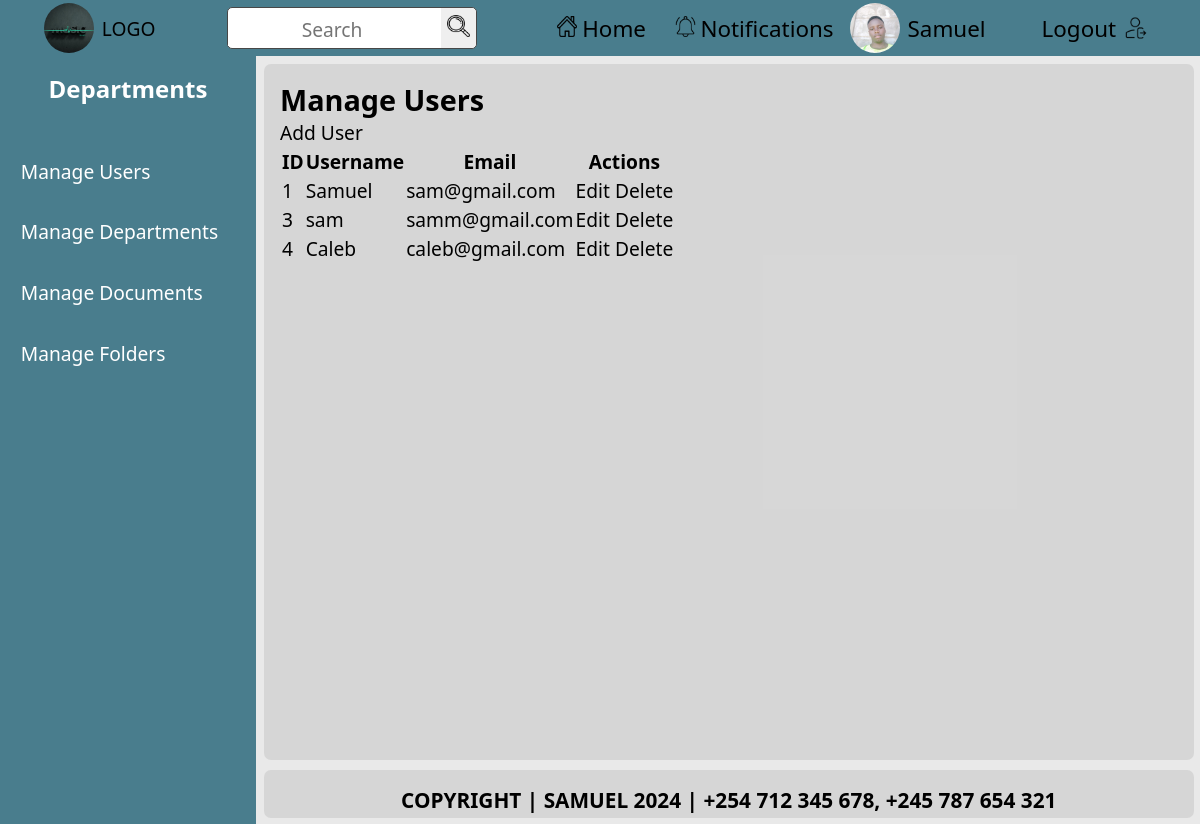
Before: /custom-admin/users/ (signed in) with the older database file.
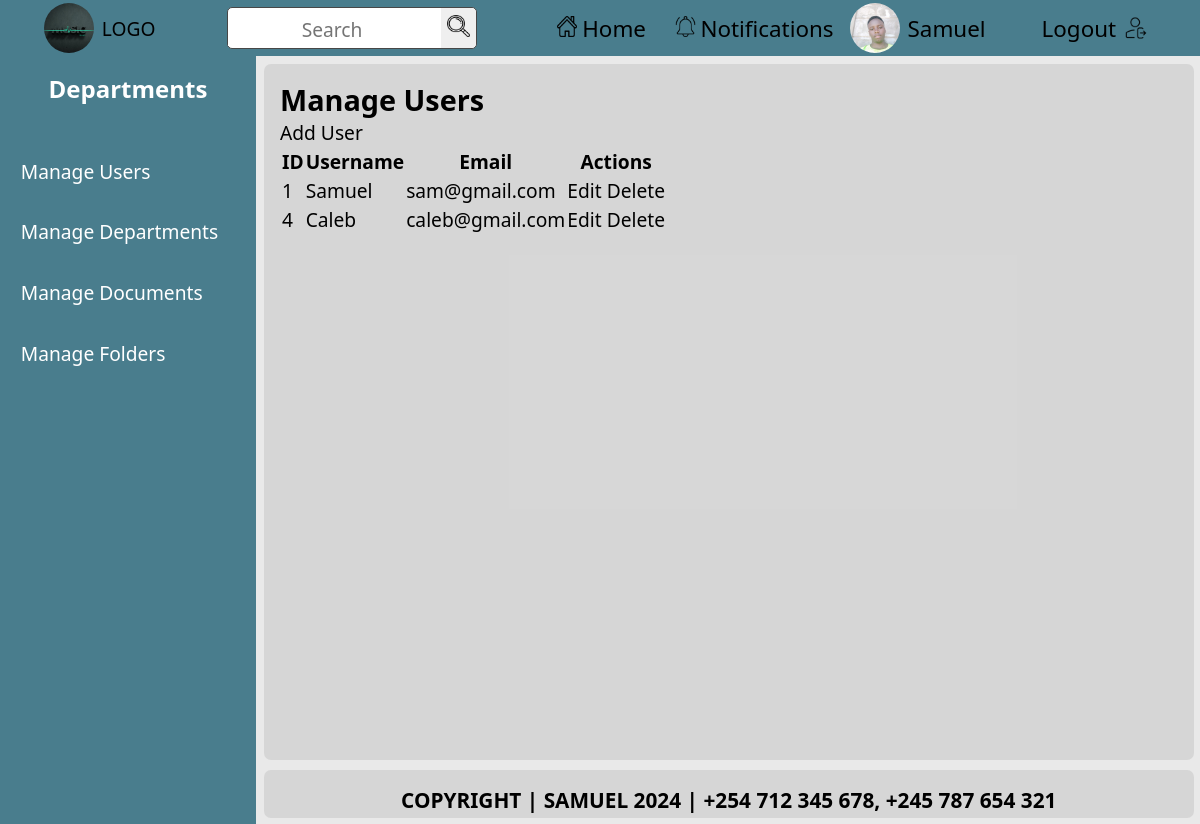
After: the same page with the newer database file.
### documents/models.py (models this page shows, shortened)
class CustomUser(AbstractUser):
    department = models.ForeignKey(
        Department,
        on_delete=models.SET_NULL,
        null=True,
        blank=True,
        related_name='users'
    )
    nationalID = models.CharField(max_length=20, unique=True, null=True, blank=True)  # Adjust max_length as necessary
    contact_number = models.CharField(max_length=15, unique=True, null=True, blank=True)  # Adjust max_length as necessary
    groups = models.ManyToManyField(
        Group,
        related_name='customuser_set',  # Ensure unique related_name
        blank=True,
    )
    user_permissions = models.ManyToManyField(
        Permission,
        related_name='customuser_set',  # Ensure unique related_name
        blank=True,
    )

### custom_admin_dashboard/views.py (the view)
# urls.py: path('users/', views.manage_users, name='manage_users'),  # List users
@login_required
@admin_required(login_url='/login/')
def manage_users(request):
    users = CustomUser.objects.all()  # Change this to CustomUser
    return render(request, 'custom_admin_dashboard/admin_manage_user.html', {'users': users})

### custom_admin_dashboard/views.py (called while the page is built)
def admin_required(login_url=None):
    return user_passes_test(lambda u: u.is_superuser, login_url=login_url)

### documents/context_processors.py (called while the page is built)
def departments_context(request):
    user_department = None
    if request.user.is_authenticated:
        user_department = request.user.department  # Assuming User model has a 'department' field
    return {
        'user_department': user_department
    }

### custom_admin_dashboard/templates/custom_admin_dashboard/admin_manage_user.html (shortened to what this page needs)
{% extends 'admin_base.html' %}
{% block content %}
<h2>Manage Users</h2>
<a
  href="{% url 'custom_admin_dashboard:admin_add_user' %}"
  class="btn btn-primary"
  >Add User</a
>
<table class="table">
  <thead>
    <tr>
      <th>ID</th>
      <th>Username</th>
      <th>Email</th>
      <th>Actions</th>
    </tr>
  </thead>
  <tbody>
    {% for user in users %}
    <tr>
      <td>{{ user.id }}</td>
      <td>{{ user.username }}</td>
      <td>{{ user.email }}</td>
      <td>
        <a
          href="{% url 'custom_admin_dashboard:admin_edit_user' user.id %}"
          class="btn btn-warning"
          >Edit</a
        >
        <a
          href="{% url 'custom_admin_dashboard:admin_delete_user' user.id %}"
          class="btn btn-danger"
          >Delete</a
        >
      </td>
    </tr>
    {% endfor %}
  </tbody>
</table>
{% endblock %}

### templates/admin_base.html (shortened to what this page needs)
<!DOCTYPE html>
{% load static %}
<html lang="en">
  <head>
    <link rel="stylesheet" href="{% static 'css/index.css' %}" />
  </head>
  <body>
    <header>
      <a
        href="{% if user.is_superuser %}{% url 'custom_admin_dashboard:admin_dashboard' %}{% else %}{% url 'documents:home' %}{% endif %}"
      >
        <div class="left-row">
          <img
            src="{% static 'images/logo.jpg' %}"
            alt="logo image"
            width="50"
            height="50"
          />
          <span>LOGO</span>
        </div>
      </a>
      <div class="middle-row">
        <form action="{% url 'documents:search' %}" method="get">
          <input type="text" name="q" placeholder="Search" required />
          <button type="submit">
            <img src="{% static 'images/search.png' %}" alt="Search" />
          </button>
        </form>
      </div>
      <div class="right-row">
        <ul>
          <a
            href="{% if user.is_superuser %}{% url 'custom_admin_dashboard:admin_dashboard' %}{% else %}{% url 'documents:home' %}{% endif %}"
          >
            <li>
              <span
                ><img src="{% static 'images/home.png' %}" alt="Home" /></span
              >Home
            </li>
          </a>
          <a href="#">
            <li>
              <span
                ><img
                  src="{% static 'images/notification.png' %}"
                  alt="Notifications" /></span
              >Notifications
            </li>
          </a>
        </ul>
        <a href="#">
          <div class="profile">
            <img
              src="{% static 'images/profile.jpg' %}"
              alt="profile picture"
              width="50"
              height="50"
            />
            <span>{{ user.username }}</span>
          </div>
        </a>
        <a href="{% url 'documents:logout' %}">
          <div class="last">
            <span>Logout</span>
            <img src="{% static 'images/logout.png' %}" alt="Logout" />
          </div>
        </a>
      </div>
    </header>
    <main>
      <section>
        <div class="sidebar">
          <div class="title">
            <h1>Departments</h1>
          </div>
          <div class="sidebar-list">
            <nav>
              <ul>
                <a href="{% url 'custom_admin_dashboard:manage_users' %}"
                  ><div class="sidebar-items"><li>Manage Users</li></div></a
                >
                <a href="{% url 'custom_admin_dashboard:admin_departments' %}"
                  ><div class="sidebar-items">
                    <li>Manage Departments</li>
                  </div></a
                >
                <a href="{% url 'custom_admin_dashboard:admin_documents' %}"
                  ><div class="sidebar-items"><li>Manage Documents</li></div></a
                >
                <a href="{% url 'custom_admin_dashboard:admin_folders' %}"
                  ><div class="sidebar-items"><li>Manage Folders</li></div></a
                >
              </ul>
            </nav>
          </div>
        </div>
      </section>
      <section>
        <div class="container">
          {% block content %} {% endblock %}
        </div>
      </section>
    </main>
    <footer>
      <div class="endnote">
        <p>COPYRIGHT | SAMUEL 2024 | +254 712 345 678, +245 787 654 321</p>
      </div>
    </footer>
  </body>
</html>

Changed rows visible on the page:
removed CustomUser: id "3", username "sam", email "samm@gmail.com"
